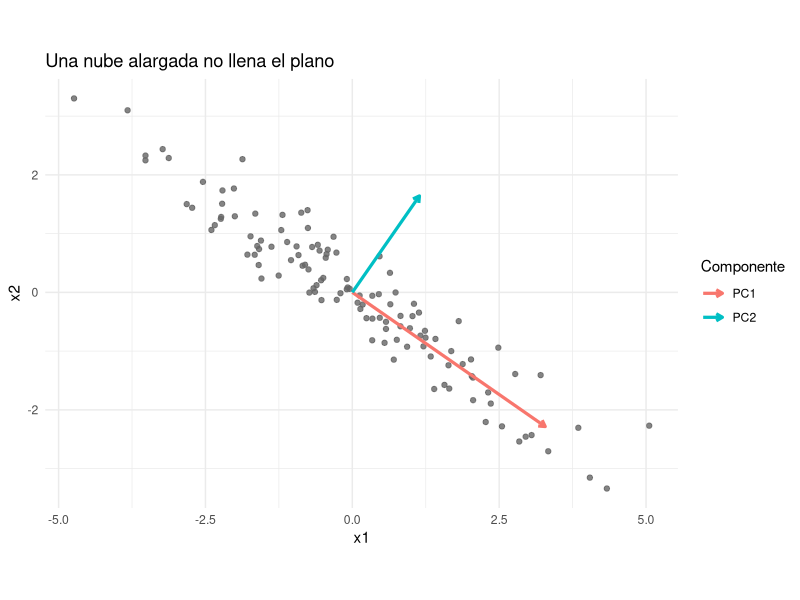
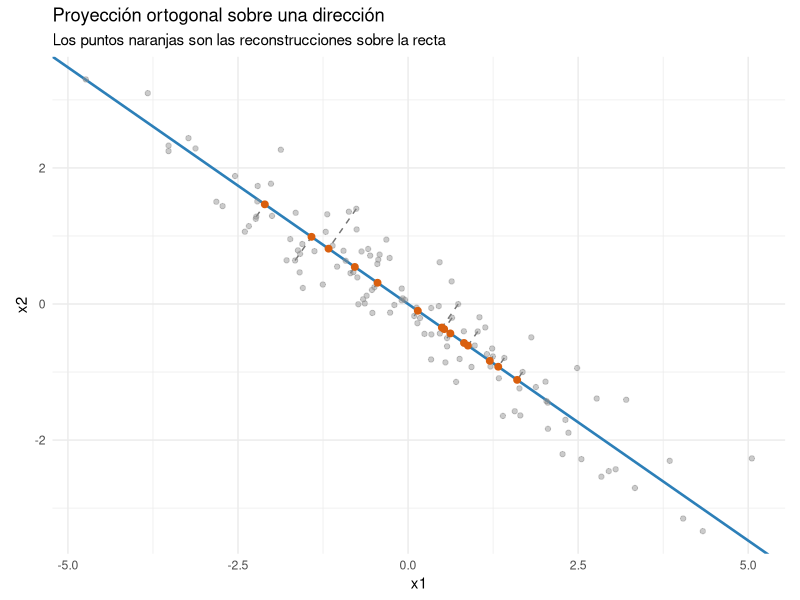
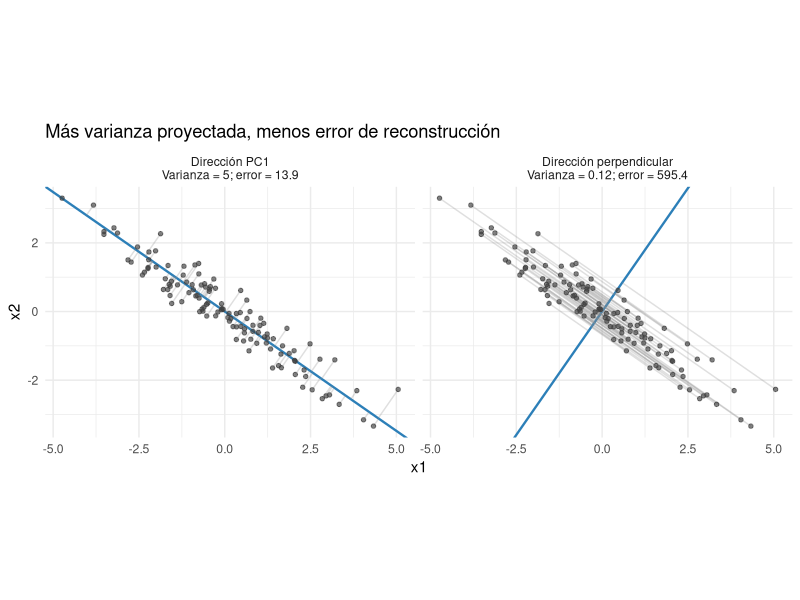
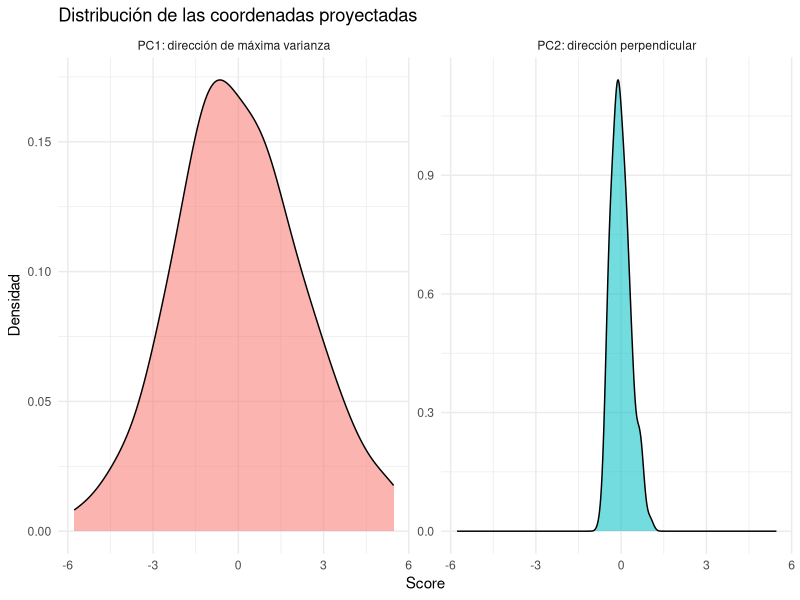
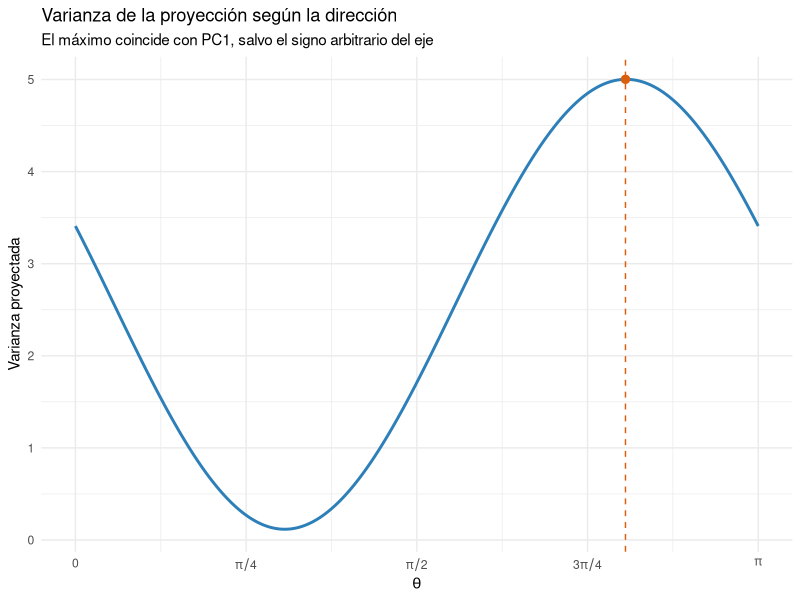
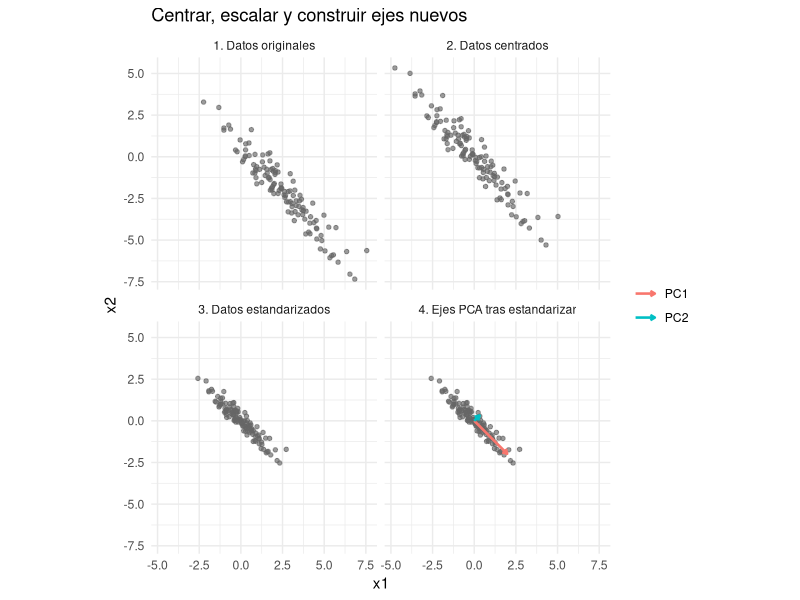
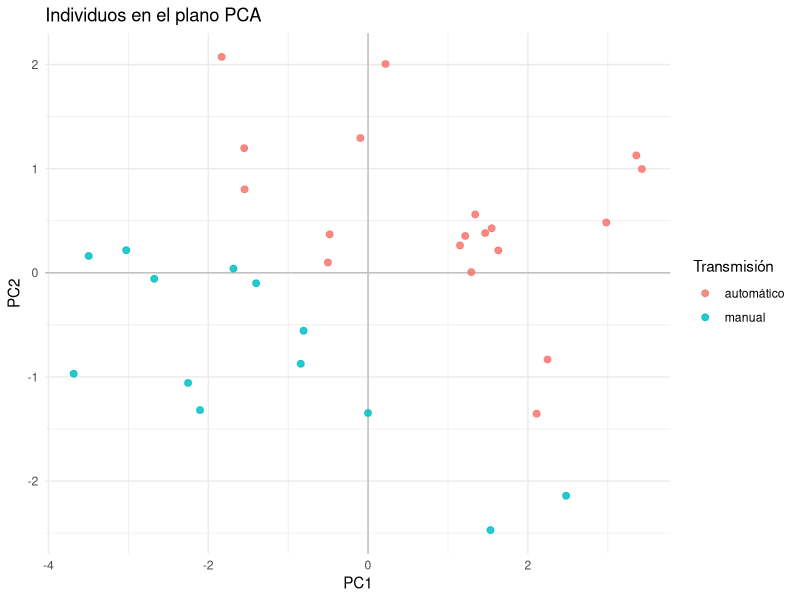
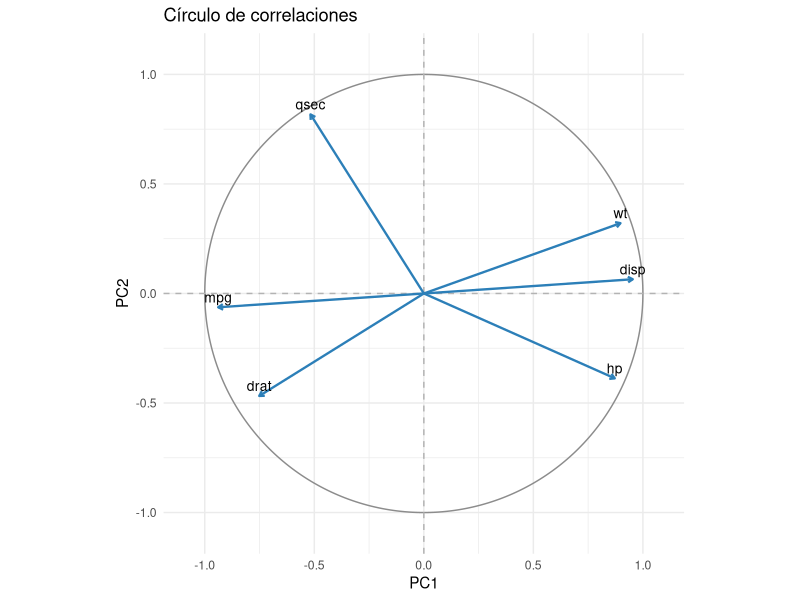

These charts were generated, in order, by the following R code:
## ---- chunk 1
#| label: setup
#| message: false
library(tidyverse)
library(knitr)
## ---- chunk 2
#| label: simulacion-geometrica
set.seed(123)
n <- 120
z1 <- rnorm(n, sd = 2.5)
z2 <- rnorm(n, sd = 0.35)
theta <- pi / 5
R <- matrix(c(cos(theta), -sin(theta), sin(theta), cos(theta)), nrow = 2)
X_sim <- cbind(z1, z2) %*% t(R)
colnames(X_sim) <- c("x1", "x2")

pca_sim <- prcomp(X_sim, center = TRUE, scale. = FALSE)
ejes_sim <- tibble(
  componente = c("PC1", "PC2"),
  x = pca_sim$rotation[1, ] * c(4, 2),
  y = pca_sim$rotation[2, ] * c(4, 2)
)

as_tibble(X_sim) |>
  ggplot(aes(x1, x2)) +
  geom_point(color = "gray40", alpha = 0.8) +
  geom_segment(
    data = ejes_sim,
    aes(x = 0, y = 0, xend = x, yend = y, color = componente),
    arrow = grid::arrow(length = grid::unit(0.18, "cm")),
    linewidth = 1.1,
    inherit.aes = FALSE
  ) +
  coord_equal() +
  labs(
    title = "Una nube alargada no llena el plano",
    x = "x1", y = "x2", color = "Componente"
  ) +
  theme_minimal()
## ---- chunk 3
#| label: proyeccion-recta
a_pc1 <- pca_sim$rotation[, 1]
z_pc1 <- drop(X_sim %*% a_pc1)
X_proy_pc1 <- tcrossprod(z_pc1, a_pc1)
indices_muestra <- unique(round(seq(4, n, length.out = 14)))

segmentos_proyeccion <- tibble(
  x1 = X_sim[indices_muestra, 1],
  x2 = X_sim[indices_muestra, 2],
  x1_proy = X_proy_pc1[indices_muestra, 1],
  x2_proy = X_proy_pc1[indices_muestra, 2]
)

as_tibble(X_sim) |>
  ggplot(aes(x1, x2)) +
  geom_abline(
    slope = a_pc1[2] / a_pc1[1], intercept = 0,
    color = "#2c7fb8", linewidth = 0.9
  ) +
  geom_segment(
    data = segmentos_proyeccion,
    aes(xend = x1_proy, yend = x2_proy),
    linetype = "dashed", color = "gray45"
  ) +
  geom_point(color = "gray55", alpha = 0.45) +
  geom_point(
    data = segmentos_proyeccion,
    aes(x = x1_proy, y = x2_proy),
    color = "#d95f0e", size = 2
  ) +
  coord_equal() +
  labs(
    title = "Proyección ortogonal sobre una dirección",
    subtitle = "Los puntos naranjas son las reconstrucciones sobre la recta",
    x = "x1", y = "x2"
  ) +
  theme_minimal()
## ---- chunk 4
#| label: buena-mala-proyeccion
preparar_proyeccion <- function(a, direccion) {
  z <- drop(X_sim %*% a)
  reconstruccion <- tcrossprod(z, a)
  error <- sum((X_sim - reconstruccion)^2)

  tibble(
    x1 = X_sim[, 1],
    x2 = X_sim[, 2],
    x1_proy = reconstruccion[, 1],
    x2_proy = reconstruccion[, 2],
    direccion = paste0(
      direccion,
      "\nVarianza = ", round(var(z), 2),
      "; error = ", round(error, 1)
    )
  )
}

comparacion_proyecciones <- bind_rows(
  preparar_proyeccion(pca_sim$rotation[, 1], "Dirección PC1"),
  preparar_proyeccion(pca_sim$rotation[, 2], "Dirección perpendicular")
)

rectas_proyeccion <- tibble(
  direccion = unique(comparacion_proyecciones$direccion),
  pendiente = pca_sim$rotation[2, ] / pca_sim$rotation[1, ]
)

comparacion_proyecciones |>
  ggplot(aes(x1, x2)) +
  geom_abline(
    data = rectas_proyeccion,
    aes(slope = pendiente, intercept = 0),
    color = "#2c7fb8", linewidth = 0.8
  ) +
  geom_segment(
    aes(xend = x1_proy, yend = x2_proy),
    color = "gray55", alpha = 0.28
  ) +
  geom_point(color = "gray25", alpha = 0.65, size = 1.2) +
  facet_wrap(vars(direccion)) +
  coord_equal() +
  labs(
    title = "Más varianza proyectada, menos error de reconstrucción",
    x = "x1", y = "x2"
  ) +
  theme_minimal()
## ---- chunk 5
#| label: distribucion-proyecciones
tibble(
  `PC1: dirección de máxima varianza` = drop(X_sim %*% pca_sim$rotation[, 1]),
  `PC2: dirección perpendicular` = drop(X_sim %*% pca_sim$rotation[, 2])
) |>
  pivot_longer(everything(), names_to = "direccion", values_to = "score") |>
  ggplot(aes(score, fill = direccion)) +
  geom_density(alpha = 0.55, show.legend = FALSE) +
  facet_wrap(vars(direccion), scales = "free_y") +
  labs(title = "Distribución de las coordenadas proyectadas", x = "Score", y = "Densidad") +
  theme_minimal()
## ---- chunk 6
#| label: varianza-angulo
S_sim <- cov(X_sim)
angulos <- seq(0, pi, length.out = 361)
direcciones <- cbind(cos(angulos), sin(angulos))
varianzas_angulo <- apply(
  direcciones,
  1,
  function(a) drop(t(a) %*% S_sim %*% a)
)
angulo_maximo <- angulos[which.max(varianzas_angulo)]

tibble(angulo = angulos, varianza = varianzas_angulo) |>
  ggplot(aes(angulo, varianza)) +
  geom_line(color = "#2c7fb8", linewidth = 1) +
  geom_vline(xintercept = angulo_maximo, linetype = "dashed", color = "#d95f0e") +
  annotate(
    "point", x = angulo_maximo, y = max(varianzas_angulo),
    color = "#d95f0e", size = 2.5
  ) +
  scale_x_continuous(
    breaks = c(0, pi / 4, pi / 2, 3 * pi / 4, pi),
    labels = c("0", expression(pi / 4), expression(pi / 2), expression(3 * pi / 4), expression(pi))
  ) +
  labs(
    title = "Varianza de la proyección según la dirección",
    subtitle = "El máximo coincide con PC1, salvo el signo arbitrario del eje",
    x = expression(theta), y = "Varianza proyectada"
  ) +
  theme_minimal()
## ---- chunk 7
#| label: centrar-escalar-rotar
datos_originales <- as_tibble(X_sim) |>
  transmute(x1 = x1 + 2.5, x2 = 1.6 * x2 - 2)
datos_centrados <- datos_originales |>
  mutate(across(everything(), ~ .x - mean(.x)))
datos_estandarizados <- datos_originales |>
  mutate(across(everything(), ~ as.numeric(scale(.x))))
pca_transformacion <- prcomp(datos_estandarizados, center = FALSE, scale. = FALSE)

paneles_transformacion <- bind_rows(
  datos_originales |> mutate(etapa = "1. Datos originales"),
  datos_centrados |> mutate(etapa = "2. Datos centrados"),
  datos_estandarizados |> mutate(etapa = "3. Datos estandarizados"),
  datos_estandarizados |> mutate(etapa = "4. Ejes PCA tras estandarizar")
)

ejes_transformacion <- tibble(
  x = 0, y = 0,
  xend = pca_transformacion$rotation[1, ] * pca_transformacion$sdev * 2,
  yend = pca_transformacion$rotation[2, ] * pca_transformacion$sdev * 2,
  etapa = "4. Ejes PCA tras estandarizar",
  componente = c("PC1", "PC2")
)

paneles_transformacion |>
  ggplot(aes(x1, x2)) +
  geom_point(color = "gray40", alpha = 0.65, size = 1.2) +
  geom_segment(
    data = ejes_transformacion,
    aes(x = x, y = y, xend = xend, yend = yend, color = componente),
    arrow = grid::arrow(length = grid::unit(0.13, "cm")),
    linewidth = 0.9,
    inherit.aes = FALSE
  ) +
  facet_wrap(vars(etapa), ncol = 2) +
  coord_equal() +
  labs(title = "Centrar, escalar y construir ejes nuevos", x = "x1", y = "x2", color = NULL) +
  theme_minimal()
## ---- chunk 8
#| label: pca-mtcars
X <- mtcars |>
  select(mpg, disp, hp, drat, wt, qsec)
Xsc <- scale(X)
S <- cov(Xsc)
eig <- eigen(S)
pca_mtcars <- prcomp(X, center = TRUE, scale. = TRUE)

kable(summary(pca_mtcars)$importance, digits = 3)
kable(round(pca_mtcars$rotation, 3), caption = "Coeficientes de las componentes")
## ---- chunk 9
#| label: verificaciones-pca
#| include: false
stopifnot(isTRUE(all.equal(eig$values, pca_mtcars$sdev^2)))
stopifnot(isTRUE(all.equal(
  unname(Xsc %*% pca_mtcars$rotation),
  unname(pca_mtcars$x)
)))
stopifnot(isTRUE(all.equal(sum(diag(S)), sum(pca_mtcars$sdev^2))))
## ---- chunk 10
#| label: varianza-scores-autovalor
tibble(
  componente = colnames(pca_mtcars$x),
  `Varianza de los scores` = apply(pca_mtcars$x, 2, var),
  Autovalor = pca_mtcars$sdev^2
) |>
  mutate(across(where(is.numeric), ~ round(.x, 4))) |>
  kable(caption = "El autovalor es la varianza de la componente")
## ---- chunk 11
#| label: scores-mtcars
scores <- as_tibble(pca_mtcars$x, rownames = "coche")

scores |>
  select(coche, PC1, PC2) |>
  slice_head(n = 6) |>
  mutate(across(c(PC1, PC2), ~ round(.x, 2))) |>
  kable(caption = "Primeros scores")
## ---- chunk 12
#| label: mapa-individuos
scores |>
  mutate(transmision = factor(mtcars$am, labels = c("automático", "manual"))) |>
  ggplot(aes(PC1, PC2, color = transmision)) +
  geom_hline(yintercept = 0, color = "gray75") +
  geom_vline(xintercept = 0, color = "gray75") +
  geom_point(size = 2, alpha = 0.85) +
  labs(title = "Individuos en el plano PCA", color = "Transmisión") +
  theme_minimal()
## ---- chunk 13
#| label: coordenadas-variables
coord_var <- sweep(
  pca_mtcars$rotation,
  2,
  pca_mtcars$sdev,
  "*"
)
coord_var_check <- cor(Xsc, pca_mtcars$x)

stopifnot(isTRUE(all.equal(unname(coord_var), unname(coord_var_check))))
## ---- chunk 14
#| label: circulo-correlaciones
circulo <- tibble(
  angulo = seq(0, 2 * pi, length.out = 361),
  x = cos(angulo),
  y = sin(angulo)
)
coord_var_12 <- as_tibble(coord_var[, 1:2, drop = FALSE], rownames = "variable")

ggplot() +
  geom_path(data = circulo, aes(x, y), color = "gray55") +
  geom_hline(yintercept = 0, linetype = "dashed", color = "gray70") +
  geom_vline(xintercept = 0, linetype = "dashed", color = "gray70") +
  geom_segment(
    data = coord_var_12,
    aes(x = 0, y = 0, xend = PC1, yend = PC2),
    arrow = grid::arrow(length = grid::unit(0.14, "cm")),
    color = "#2c7fb8", linewidth = 0.8
  ) +
  geom_text(
    data = coord_var_12,
    aes(PC1, PC2, label = variable),
    nudge_y = 0.045, size = 3.5
  ) +
  coord_equal(xlim = c(-1.08, 1.08), ylim = c(-1.08, 1.08)) +
  labs(title = "Círculo de correlaciones", x = "PC1", y = "PC2") +
  theme_minimal()
## ---- chunk 15
#| label: cos2-variables
cos2_var <- coord_var^2
cos2_var_plano <- rowSums(cos2_var[, 1:2, drop = FALSE])

stopifnot(isTRUE(all.equal(
  unname(rowSums(cos2_var)),
  rep(1, nrow(cos2_var))
)))

as_tibble(cos2_var, rownames = "variable") |>
  pivot_longer(-variable, names_to = "componente", values_to = "cos2") |>
  ggplot(aes(componente, variable, fill = cos2)) +
  geom_tile(color = "white") +
  geom_text(aes(label = sprintf("%.2f", cos2)), size = 3) +
  labs(title = "Cos² de las variables", x = "Componente", y = NULL, fill = "Cos²") +
  theme_minimal()
## ---- chunk 16
#| label: cos2-variables-plano
tibble(
  variable = names(cos2_var_plano),
  cos2_plano = as.numeric(cos2_var_plano)
) |>
  ggplot(aes(cos2_plano, reorder(variable, cos2_plano))) +
  geom_col(fill = "#2c7fb8", alpha = 0.85) +
  scale_x_continuous(limits = c(0, 1)) +
  labs(
    title = "Calidad de representación en el plano PC1-PC2",
    x = "Cos² en el plano", y = NULL
  ) +
  theme_minimal()
## ---- chunk 17
#| label: contribuciones-variables
contrib_var <- 100 * pca_mtcars$rotation^2
stopifnot(isTRUE(all.equal(
  unname(colSums(contrib_var)),
  rep(100, ncol(contrib_var))
)))

as_tibble(contrib_var[, 1:2, drop = FALSE], rownames = "variable") |>
  pivot_longer(-variable, names_to = "componente", values_to = "contribucion") |>
  group_by(componente) |>
  arrange(desc(contribucion), .by_group = TRUE) |>
  ungroup() |>
  mutate(contribucion = round(contribucion, 1)) |>
  kable(caption = "Contribución de las variables a PC1 y PC2 (%)")
## ---- chunk 18
#| label: cos2-individuos
scores_all <- pca_mtcars$x
dist2_ind <- rowSums(scores_all^2)
cos2_ind <- sweep(scores_all^2, 1, dist2_ind, "/")
cos2_ind_plano <- rowSums(cos2_ind[, 1:2, drop = FALSE])

stopifnot(isTRUE(all.equal(
  unname(rowSums(cos2_ind)),
  rep(1, nrow(cos2_ind))
)))

tibble(
  coche = rownames(scores_all),
  PC1 = scores_all[, 1],
  PC2 = scores_all[, 2],
  cos2_plano = cos2_ind_plano,
  transmision = factor(mtcars$am, labels = c("automático", "manual"))
) |>
  ggplot(aes(PC1, PC2, color = transmision, size = cos2_plano)) +
  geom_hline(yintercept = 0, color = "gray80") +
  geom_vline(xintercept = 0, color = "gray80") +
  geom_point(alpha = 0.8) +
  scale_size_continuous(range = c(1.5, 5), limits = c(0, 1)) +
  labs(
    title = "Calidad de representación de los individuos",
    subtitle = "El tamaño representa el cos² en PC1-PC2",
    color = "Transmisión", size = "Cos²"
  ) +
  theme_minimal()
## ---- chunk 19
#| label: perfiles-cos2-individuos
calidad_individuos <- tibble(
  coche = rownames(scores_all),
  cos2_plano = cos2_ind_plano
)
individuos_extremos <- bind_rows(
  calidad_individuos |> slice_max(cos2_plano, n = 1, with_ties = FALSE),
  calidad_individuos |> slice_min(cos2_plano, n = 1, with_ties = FALSE)
) |>
  mutate(calidad = c("Cos² alto", "Cos² bajo"))

as_tibble(scores_all, rownames = "coche") |>
  semi_join(individuos_extremos, by = "coche") |>
  pivot_longer(-coche, names_to = "componente", values_to = "score") |>
  left_join(individuos_extremos, by = "coche") |>
  ggplot(aes(componente, score, fill = calidad)) +
  geom_col(show.legend = FALSE) +
  facet_wrap(vars(coche, calidad), ncol = 1) +
  labs(
    title = "Scores a través de todas las componentes",
    subtitle = "En el segundo caso, componentes posteriores contienen una parte mayor de la distancia",
    x = NULL, y = "Score"
  ) +
  theme_minimal()
## ---- chunk 20
#| label: biplot-mtcars
factor_flechas <- 0.75 * max(sqrt(rowSums(pca_mtcars$x[, 1:2]^2)))
biplot_variables <- coord_var_12 |>
  mutate(
    PC1 = PC1 * factor_flechas,
    PC2 = PC2 * factor_flechas
  )
biplot_individuos <- scores |>
  mutate(transmision = factor(mtcars$am, labels = c("automático", "manual")))

ggplot(biplot_individuos, aes(PC1, PC2, color = transmision)) +
  geom_point(alpha = 0.65) +
  geom_segment(
    data = biplot_variables,
    aes(x = 0, y = 0, xend = PC1, yend = PC2),
    inherit.aes = FALSE,
    arrow = grid::arrow(length = grid::unit(0.14, "cm")),
    color = "black"
  ) +
  geom_text(
    data = biplot_variables,
    aes(PC1, PC2, label = variable),
    inherit.aes = FALSE, nudge_y = 0.18, size = 3.3
  ) +
  labs(
    title = "Biplot exploratorio de mtcars",
    subtitle = "Las flechas se han reescalado por un único factor gráfico",
    color = "Transmisión"
  ) +
  theme_minimal()
## ---- chunk 21
#| label: scree-plot
var_exp <- pca_mtcars$sdev^2 / sum(pca_mtcars$sdev^2)
resumen_varianza <- tibble(
  componente = factor(
    paste0("PC", seq_along(var_exp)),
    levels = paste0("PC", seq_along(var_exp))
  ),
  varianza = var_exp,
  acumulada = cumsum(var_exp)
)

resumen_varianza |>
  ggplot(aes(componente, varianza, group = 1)) +
  geom_col(fill = "#4c78a8", alpha = 0.8) +
  geom_line(color = "#222222") +
  geom_point(size = 2) +
  labs(title = "Varianza explicada", x = "Componente", y = "Proporción de varianza") +
  theme_minimal()

resumen_varianza |>
  mutate(across(c(varianza, acumulada), ~ round(.x, 3))) |>
  kable()
## ---- chunk 22
#| label: analisis-paralelo
set.seed(321)
B <- 500
autovalores_aleatorios <- replicate(
  B,
  eigen(
    cor(matrix(rnorm(nrow(X) * ncol(X)), nrow = nrow(X), ncol = ncol(X))),
    symmetric = TRUE,
    only.values = TRUE
  )$values
)
referencia_p95 <- apply(autovalores_aleatorios, 1, quantile, probs = 0.95)

tibble(
  componente = factor(
    paste0("PC", seq_len(ncol(X))),
    levels = paste0("PC", seq_len(ncol(X)))
  ),
  Observado = pca_mtcars$sdev^2,
  `Percentil 95 aleatorio` = referencia_p95
) |>
  pivot_longer(-componente, names_to = "serie", values_to = "autovalor") |>
  ggplot(aes(componente, autovalor, color = serie, group = serie)) +
  geom_line() +
  geom_point(size = 2) +
  labs(
    title = "Scree plot con referencia aleatoria",
    x = "Componente", y = "Autovalor", color = NULL
  ) +
  theme_minimal()
## ---- chunk 23
#| label: covarianzas-correlaciones
kable(round(cov(X), 2), caption = "Matriz de covarianzas")
kable(round(cor(X), 2), caption = "Matriz de correlaciones")

pca_mtcars_cov <- prcomp(X, center = TRUE, scale. = FALSE)
pca_mtcars_cor <- prcomp(X, center = TRUE, scale. = TRUE)

tibble(
  componente = colnames(summary(pca_mtcars_cov)$importance),
  covarianzas = round(summary(pca_mtcars_cov)$importance[2, ], 3),
  correlaciones = round(summary(pca_mtcars_cor)$importance[2, ], 3)
) |>
  kable(caption = "Proporción de varianza explicada")
## ---- chunk 24
#| label: error-reconstruccion
p <- ncol(Xsc)
lambda <- pca_mtcars$sdev^2
error_empirico <- sapply(seq_len(p), function(q) {
  A_q <- pca_mtcars$rotation[, seq_len(q), drop = FALSE]
  Z_q <- pca_mtcars$x[, seq_len(q), drop = FALSE]
  X_aprox_q <- Z_q %*% t(A_q)
  sum((Xsc - X_aprox_q)^2)
})
error_teorico <- sapply(seq_len(p), function(q) {
  varianza_descartada <- if (q < p) sum(lambda[seq.int(q + 1, p)]) else 0
  (nrow(Xsc) - 1) * varianza_descartada
})

tibble(
  componentes = seq_len(p),
  error_empirico = error_empirico,
  error_teorico = error_teorico
) |>
  pivot_longer(-componentes, names_to = "calculo", values_to = "error") |>
  ggplot(aes(componentes, error, color = calculo)) +
  geom_line() +
  geom_point() +
  scale_x_continuous(breaks = seq_len(p)) +
  labs(
    title = "Error de reconstrucción al añadir componentes",
    x = "Número de componentes retenidas", y = "Error cuadrático", color = NULL
  ) +
  theme_minimal()

stopifnot(isTRUE(all.equal(error_empirico, error_teorico)))
## ---- chunk 25
#| label: varianza-frente-relevancia
set.seed(456)
n_grupos <- 240
grupo <- factor(rep(c("Grupo A", "Grupo B"), each = n_grupos / 2))
u <- rnorm(n_grupos, sd = 3)
v <- ifelse(grupo == "Grupo A", -0.45, 0.45) + rnorm(n_grupos, sd = 0.16)
datos_grupos <- tibble(
  x = (u + v) / sqrt(2),
  y = (u - v) / sqrt(2),
  grupo = grupo
)
pca_grupos <- prcomp(select(datos_grupos, x, y), center = TRUE, scale. = FALSE)
var_grupos <- 100 * pca_grupos$sdev^2 / sum(pca_grupos$sdev^2)
ejes_grupos <- tibble(
  componente = paste0("PC", 1:2),
  xend = pca_grupos$rotation[1, ] * pca_grupos$sdev * 2,
  yend = pca_grupos$rotation[2, ] * pca_grupos$sdev * 2
)

datos_grupos |>
  ggplot(aes(x, y, color = grupo)) +
  geom_point(alpha = 0.65) +
  geom_segment(
    data = ejes_grupos,
    aes(x = 0, y = 0, xend = xend, yend = yend),
    inherit.aes = FALSE,
    arrow = grid::arrow(length = grid::unit(0.16, "cm")),
    color = "black", linewidth = 0.9
  ) +
  geom_text(
    data = ejes_grupos,
    aes(xend, yend, label = componente),
    inherit.aes = FALSE, nudge_y = 0.18
  ) +
  coord_equal() +
  labs(
    title = "La dirección más variable no es la que separa los grupos",
    subtitle = paste0(
      "PC1 explica ", round(var_grupos[1], 1),
      "% de la varianza; la separación externa está en PC2"
    ),
    color = NULL
  ) +
  theme_minimal()
## ---- chunk 26
#| label: clustering-pca
set.seed(123)
cl_pca <- kmeans(pca_mtcars$x[, 1:2], centers = 3, nstart = 25)
kable(table(
  cluster = cl_pca$cluster,
  transmision = factor(mtcars$am, labels = c("automático", "manual"))
))
